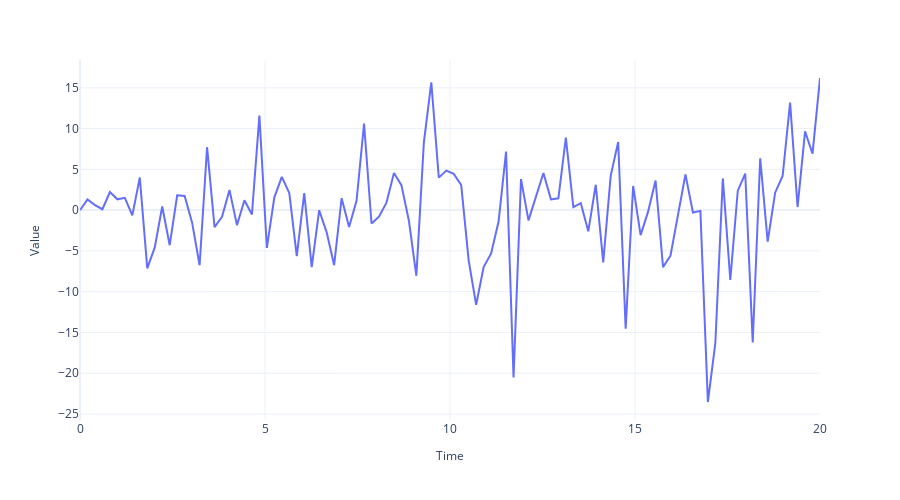

Write notebook code for a chart like this one.
### Code cell
fig = plot_time_series(regular_time_samples, 
                 sinusoidal_samples+noise, 
                 "")
fig.write_image("imgs/chapter_1/non_stationary_sinusoidal.png")
fig.show()
